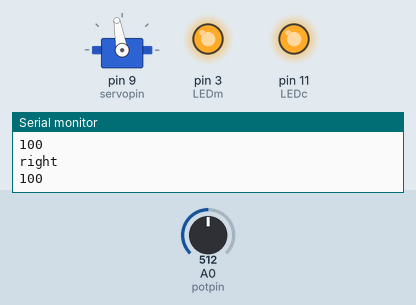
Recording of a sketch running on a simulated Arduino Uno, built with avr-gcc and run on an emulated ATmega328P. Parts: servo, output pins drawn as LEDs (lit = HIGH), the last lines printed to the serial monitor. Inputs (shaded band) come from the test bench; at power-on: A0 (potpin) = 512.

Above: at 2.97 s.
3.3 s: A0 (potpin) set to 136
At 4.5 s:
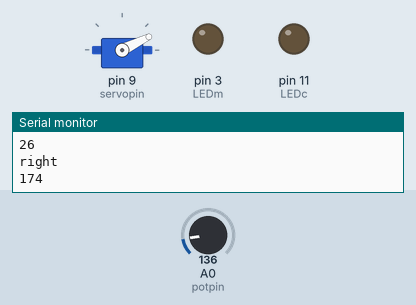
6.3 s: A0 (potpin) set to 122
At 6.99 s:
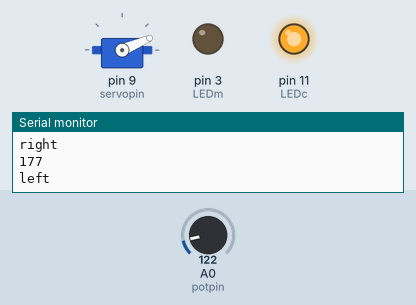
9.3 s: A0 (potpin) set to 0
At 9.9 s:
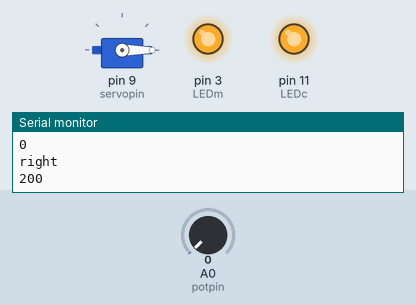
12.3 s: A0 (potpin) set to 319
At 13.21 s:
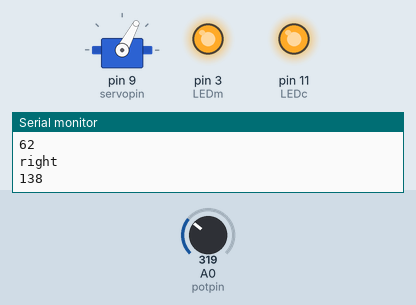
15.3 s: A0 (potpin) set to 328
At 16.27 s:
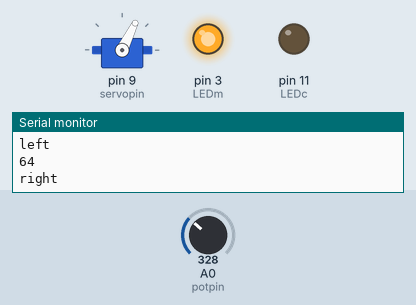
18.3 s: A0 (potpin) set to 884
At 19.5 s:
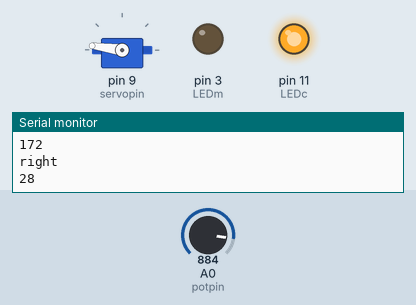
21.3 s: A0 (potpin) set to 896
Timing chart, 0 to 25.3 s (numbered marks = the images above; inputs shaded):
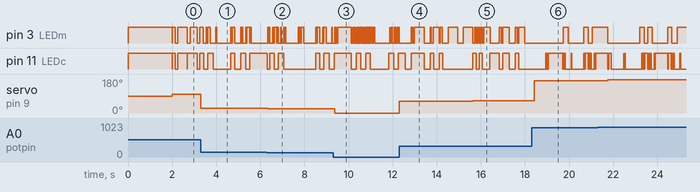

The sketch:

arduino_final_project.ino
```cpp
#include <Servo.h>

Servo myservo;

int potpin = A0; // Potentiometer pin
int servopin = 9;
int potValue = 0;
int LEDm = 3; // Left LED (Morse Code for English)
int LEDc = 11; // Right LED (Morse Code for Chinese)

// Morse code for "WHERE ARE YOU FROM?"
const char* morseCodeLeft = ".-- .... . .-. . / .- .-. . / -.-- --- ..- / ..-. .-. --- -- ..--..";

// Morse code for "你不属于这里 (Nǐ bù shǔyú zhèlǐ)"
const char* morseCodeRight = "----- .---- ...-- ..--- / ----- ----- ----- ---.. / .---- ....- -.... -.... / ----- ----- -.... ----- / -.... -.... ...-- ---.. / -.... ---.. ....- ----.";

int baseDotDuration = 100; // Base duration for a dot
unsigned long morseMillisLeft = 0;
unsigned long morseMillisRight = 0;
int morseIndexLeft = 0;
int morseIndexRight = 0;
bool ledStateLeft = false;
bool ledStateRight = false;

const int DOT_BLNK_LEN = 500; // Length of a dot is one unit
const int DASH_BLNK_LEN = 1500; // Length of a dash is three units

void setup() {
  Serial.begin(9600);
  pinMode(potpin, INPUT);
  pinMode(LEDm, OUTPUT);
  pinMode(LEDc, OUTPUT);
  myservo.attach(servopin);

  // Turn on LEDs at the start to test wiring
  digitalWrite(LEDm, HIGH);
  digitalWrite(LEDc, HIGH);
  delay(2000); // Keep them on for 2 seconds
  digitalWrite(LEDm, LOW);
  digitalWrite(LEDc, LOW);
}

void loop() {
  unsigned long currentMillis = millis();

  // Read potentiometer value and map to a wider range for noticeable changes
  int potValue = analogRead(potpin);
  // Map potentiometer value to control LEDs' blinking speed
  potValue = map(potValue, 0, 1023, 0, 200);
  myservo.write(potValue);
  delay(15);

  // Calculate the inverse blinking speed for the LEDs
  int speedLeft = potValue;
  Serial.println("left");
  Serial.println(speedLeft);
  int speedRight = 200-potValue;  // inverse
  Serial.println("right");
  Serial.println(speedRight);

  // Morse code blinking for Left LED (English)
  if (currentMillis - morseMillisLeft >= speedLeft)
  {
    morseMillisLeft = currentMillis;
    if (morseCodeLeft[morseIndexLeft] == '.') {
      ledStateLeft = !ledStateLeft;
      digitalWrite(LEDm, ledStateLeft ? HIGH : LOW);
    } else if (morseCodeLeft[morseIndexLeft] == '-') {
      ledStateLeft = !ledStateLeft;
      digitalWrite(LEDm, ledStateLeft ? HIGH : LOW);
    } else if (morseCodeLeft[morseIndexLeft] == ' ') {
      delay(speedLeft * 3); // Space between letters
    }
    morseIndexLeft = (morseIndexLeft + 1) % strlen(morseCodeLeft);
  }


  // Morse code blinking for Right LED (Chinese)
  if (currentMillis - morseMillisRight >= speedRight)
  {
    morseMillisRight = currentMillis;
    if (morseCodeRight[morseIndexRight] == '.') {
      ledStateRight = !ledStateRight;
      digitalWrite(LEDc, ledStateRight ? HIGH : LOW);
    } else if (morseCodeRight[morseIndexRight] == '-') {
      ledStateRight = !ledStateRight;
      digitalWrite(LEDc, ledStateRight ? HIGH : LOW);
    } else if (morseCodeRight[morseIndexRight] == ' ') {
      delay(speedRight * 3); // Space between letters
    }
    morseIndexRight = (morseIndexRight + 1) % strlen(morseCodeRight);
  }
}
```

Measured:
- the behaviour switches between 123 and 122 on A0 (potpin) (found by bisection; images 1 and 2)
- the behaviour switches between 327 and 328 on A0 (potpin) (found by bisection; images 4 and 5)
- after the input at 3.3 s, servo on pin 9 (servopin): 100° → 26° at once
- after the input at 6.3 s, servo on pin 9 (servopin): 26° → 23° at once
- after the input at 9.3 s, servo on pin 9 (servopin): 23° → 0° after 0.08 s
- after the input at 12.3 s, servo on pin 9 (servopin): 0° → 62° at once
- after the input at 15.3 s, servo on pin 9 (servopin): 62° → 64° after 0.32 s
- after the input at 18.3 s, servo on pin 9 (servopin): 64° → 172° after 0.11 s
- after the input at 21.3 s, servo on pin 9 (servopin): 172° → 175° after 0.44 s
